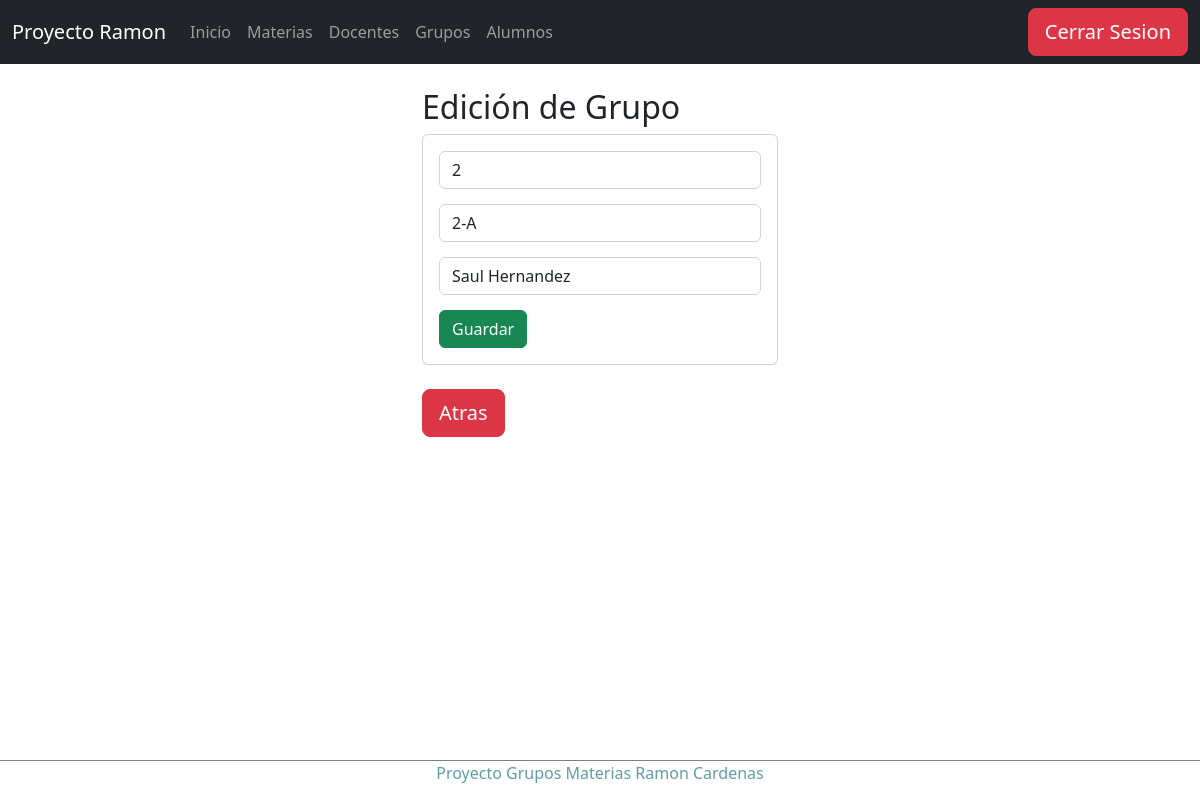
/edicionGrupo/2 (signed in), run on the app's committed database.
### Apps/Horario/models.py (models this page shows, shortened)
class Grupo(models.Model):
    idGrupo=models.CharField(primary_key=True,max_length=6)
    nombreGrupo=models.CharField(max_length=50)
    idDocente=models.ForeignKey(Docente, on_delete=models.SET_NULL,null=True,default=0, unique=True)

class Docente(models.Model):
    idDocente=models.CharField(primary_key=True,max_length=6)
    nombreDocente=models.CharField(max_length=50)
    apellidoDocente=models.CharField(max_length=50)

### Apps/Horario/views.py (the view)
# urls.py: path('edicionGrupo/<idGrupo>', views.edicionGrupo),
@login_required
def edicionGrupo(request, idGrupo):
    grupo = Grupo.objects.get(idGrupo=idGrupo)
    docentes = Docente.objects.all()
    return render(request, "grupos/edicionGrupos.html", {"grupo": grupo, "docentes":docentes})

### Apps/Horario/templates/grupos/edicionGrupos.html (shortened to what this page needs)
{% extends "../base.html" %}
{% block body %}
<div class="row">
    <div class="col-md-4 offset-md-4">
        <h2>Edición de Grupo</h2>
        <div class="card">
            <div class="card-body">
                <form action="/editarGrupo/" method="POST">{% csrf_token %}
                    <div class="form-group">
                        <input type="text" id="idGrupo" name="idGrupo" value="{{grupo.idGrupo}}" class="form-control" placeholder="Id"
                            minlength="1" maxlength="6" readonly required>
                    </div>
                    <div class="form-group">
                        <input type="text" id="nombreGrupo" name="nombreGrupo" value="{{grupo.nombreGrupo}}" class="form-control" placeholder="Nombre"
                            maxlength="50" required>
                    </div>
                    <div class="form-group">
                        <select type="text" id="idDocente" name="idDocente" class="form-control" required>
                            {% for d in docentes %}
                                <option value="{{d.idDocente}}" {% if d.idDocente ==  grupo.idDocente.idDocente %} selected {% endif %}>{{d.nombreDocente}} {{d.apellidoDocente}}</option>
                            {% endfor %}
                        </select>
                    </div>
                    <div class="form-group">
                        <button type="submit" class="btn btn-success btn-block text-white">Guardar</button>
                    </div>
                </form>
            </div>
        </div>
        <br>
        <a href="/grupos" class="btn btn-danger btn-lg">Atras</a>
    </div>
</div>
{% endblock %}

### Apps/Horario/templates/base.html (style rules this page uses)
.form-control { margin-bottom: 15px !important; }

### data on the page
Grupo: idGrupo "2", nombreGrupo "2-A", idDocente "Saul Hernandez"
